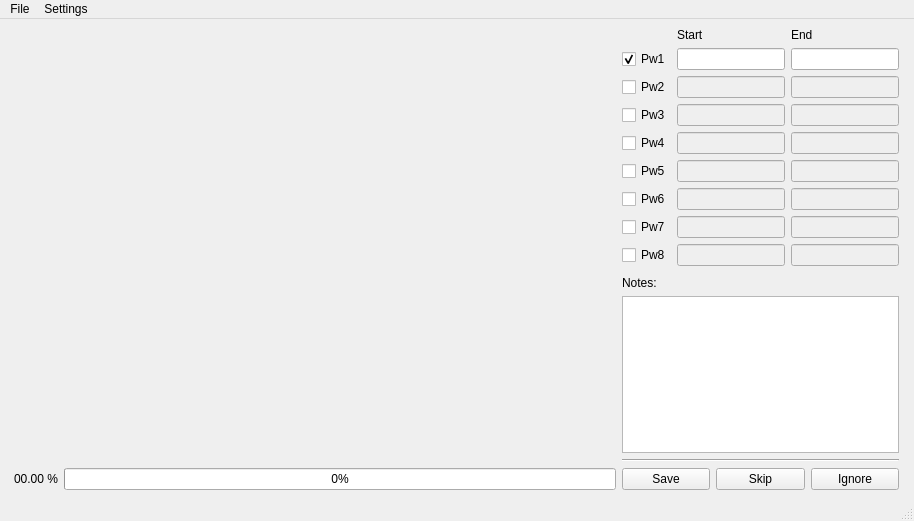
<?xml version="1.0" encoding="UTF-8"?>
<ui version="4.0">
 <class>MainWindow</class>
 <widget class="QMainWindow" name="MainWindow">
  <property name="geometry">
   <rect>
    <x>0</x>
    <y>0</y>
    <width>914</width>
    <height>521</height>
   </rect>
  </property>
  <property name="windowTitle">
   <string>MainWindow</string>
  </property>
  <widget class="QWidget" name="centralwidget">
   <layout class="QVBoxLayout" name="verticalLayout_2">
    <item>
     <layout class="QHBoxLayout" name="horizontalLayout">
      <item>
       <layout class="QVBoxLayout" name="verticalLayout_4">
        <item>
         <widget class="PlotWidget" name="graph_widget" native="true">
          <property name="sizePolicy">
           <sizepolicy hsizetype="Expanding" vsizetype="Expanding">
            <horstretch>0</horstretch>
            <verstretch>0</verstretch>
           </sizepolicy>
          </property>
         </widget>
        </item>
        <item>
         <layout class="QHBoxLayout" name="horizontalLayout_6">
          <item>
           <widget class="QLabel" name="progress_label">
            <property name="text">
             <string>00.00 %</string>
            </property>
            <property name="indent">
             <number>5</number>
            </property>
           </widget>
          </item>
          <item>
           <widget class="QProgressBar" name="progress_bar">
            <property name="value">
             <number>0</number>
            </property>
           </widget>
          </item>
         </layout>
        </item>
       </layout>
      </item>
      <item>
       <layout class="QVBoxLayout" name="verticalLayout_3">
        <item>
         <layout class="QGridLayout" name="gridLayout">
          <item row="0" column="1">
           <widget class="QLabel" name="start_wave_label">
            <property name="text">
             <string>Start</string>
            </property>
           </widget>
          </item>
          <item row="1" column="1">
           <widget class="QLineEdit" name="pw1_start_line_edit">
            <property name="sizePolicy">
             <sizepolicy hsizetype="Fixed" vsizetype="Fixed">
              <horstretch>0</horstretch>
              <verstretch>0</verstretch>
             </sizepolicy>
            </property>
            <property name="maxLength">
             <number>8</number>
            </property>
           </widget>
          </item>
          <item row="2" column="1">
           <widget class="QLineEdit" name="pw2_start_line_edit">
            <property name="enabled">
             <bool>false</bool>
            </property>
            <property name="sizePolicy">
             <sizepolicy hsizetype="Fixed" vsizetype="Fixed">
              <horstretch>0</horstretch>
              <verstretch>0</verstretch>
             </sizepolicy>
            </property>
            <property name="maxLength">
             <number>8</number>
            </property>
           </widget>
          </item>
          <item row="7" column="0">
           <widget class="QCheckBox" name="pw7_check_box">
            <property name="text">
             <string>Pw7</string>
            </property>
           </widget>
          </item>
          <item row="1" column="0">
           <widget class="QCheckBox" name="pw1_check_box">
            <property name="text">
             <string>Pw1</string>
            </property>
            <property name="checked">
             <bool>true</bool>
            </property>
           </widget>
          </item>
          <item row="7" column="2">
           <widget class="QLineEdit" name="pw7_end_line_edit">
            <property name="enabled">
             <bool>false</bool>
            </property>
            <property name="sizePolicy">
             <sizepolicy hsizetype="Fixed" vsizetype="Fixed">
              <horstretch>0</horstretch>
              <verstretch>0</verstretch>
             </sizepolicy>
            </property>
            <property name="maxLength">
             <number>8</number>
            </property>
           </widget>
          </item>
          <item row="8" column="1">
           <widget class="QLineEdit" name="pw8_start_line_edit">
            <property name="enabled">
             <bool>false</bool>
            </property>
            <property name="sizePolicy">
             <sizepolicy hsizetype="Fixed" vsizetype="Fixed">
              <horstretch>0</horstretch>
              <verstretch>0</verstretch>
             </sizepolicy>
            </property>
            <property name="maxLength">
             <number>8</number>
            </property>
           </widget>
          </item>
          <item row="4" column="2">
           <widget class="QLineEdit" name="pw4_end_line_edit">
            <property name="enabled">
             <bool>false</bool>
            </property>
            <property name="sizePolicy">
             <sizepolicy hsizetype="Fixed" vsizetype="Fixed">
              <horstretch>0</horstretch>
              <verstretch>0</verstretch>
             </sizepolicy>
            </property>
            <property name="maxLength">
             <number>8</number>
            </property>
           </widget>
          </item>
          <item row="6" column="2">
           <widget class="QLineEdit" name="pw6_end_line_edit">
            <property name="enabled">
             <bool>false</bool>
            </property>
            <property name="sizePolicy">
             <sizepolicy hsizetype="Fixed" vsizetype="Fixed">
              <horstretch>0</horstretch>
              <verstretch>0</verstretch>
             </sizepolicy>
            </property>
            <property name="maxLength">
             <number>8</number>
            </property>
           </widget>
          </item>
          <item row="5" column="2">
           <widget class="QLineEdit" name="pw5_end_line_edit">
            <property name="enabled">
             <bool>false</bool>
            </property>
            <property name="sizePolicy">
             <sizepolicy hsizetype="Fixed" vsizetype="Fixed">
              <horstretch>0</horstretch>
              <verstretch>0</verstretch>
             </sizepolicy>
            </property>
            <property name="maxLength">
             <number>8</number>
            </property>
           </widget>
          </item>
          <item row="3" column="2">
           <widget class="QLineEdit" name="pw3_end_line_edit">
            <property name="enabled">
             <bool>false</bool>
            </property>
            <property name="sizePolicy">
             <sizepolicy hsizetype="Fixed" vsizetype="Fixed">
              <horstretch>0</horstretch>
              <verstretch>0</verstretch>
             </sizepolicy>
            </property>
            <property name="maxLength">
             <number>8</number>
            </property>
           </widget>
          </item>
          <item row="1" column="2">
           <widget class="QLineEdit" name="pw1_end_line_edit">
            <property name="sizePolicy">
             <sizepolicy hsizetype="Fixed" vsizetype="Fixed">
              <horstretch>0</horstretch>
              <verstretch>0</verstretch>
             </sizepolicy>
            </property>
            <property name="maxLength">
             <number>8</number>
            </property>
           </widget>
          </item>
          <item row="5" column="0">
           <widget class="QCheckBox" name="pw5_check_box">
            <property name="text">
             <string>Pw5</string>
            </property>
           </widget>
          </item>
          <item row="5" column="1">
           <widget class="QLineEdit" name="pw5_start_line_edit">
            <property name="enabled">
             <bool>false</bool>
            </property>
            <property name="sizePolicy">
             <sizepolicy hsizetype="Fixed" vsizetype="Fixed">
              <horstretch>0</horstretch>
              <verstretch>0</verstretch>
             </sizepolicy>
            </property>
            <property name="maxLength">
             <number>8</number>
            </property>
           </widget>
          </item>
          <item row="4" column="1">
           <widget class="QLineEdit" name="pw4_start_line_edit">
            <property name="enabled">
             <bool>false</bool>
            </property>
            <property name="sizePolicy">
             <sizepolicy hsizetype="Fixed" vsizetype="Fixed">
              <horstretch>0</horstretch>
              <verstretch>0</verstretch>
             </sizepolicy>
            </property>
            <property name="maxLength">
             <number>8</number>
            </property>
           </widget>
          </item>
          <item row="7" column="1">
           <widget class="QLineEdit" name="pw7_start_line_edit">
            <property name="enabled">
             <bool>false</bool>
            </property>
            <property name="sizePolicy">
             <sizepolicy hsizetype="Fixed" vsizetype="Fixed">
              <horstretch>0</horstretch>
              <verstretch>0</verstretch>
             </sizepolicy>
            </property>
            <property name="maxLength">
             <number>8</number>
            </property>
           </widget>
          </item>
          <item row="8" column="0">
           <widget class="QCheckBox" name="pw8_check_box">
            <property name="text">
             <string>Pw8</string>
            </property>
           </widget>
          </item>
          <item row="0" column="2">
           <widget class="QLabel" name="end_wave_label">
            <property name="text">
             <string>End</string>
            </property>
           </widget>
          </item>
          <item row="8" column="2">
           <widget class="QLineEdit" name="pw8_end_line_edit">
            <property name="enabled">
             <bool>false</bool>
            </property>
            <property name="sizePolicy">
             <sizepolicy hsizetype="Fixed" vsizetype="Fixed">
              <horstretch>0</horstretch>
              <verstretch>0</verstretch>
             </sizepolicy>
            </property>
            <property name="maxLength">
             <number>8</number>
            </property>
           </widget>
          </item>
          <item row="4" column="0">
           <widget class="QCheckBox" name="pw4_check_box">
            <property name="text">
             <string>Pw4</string>
            </property>
           </widget>
          </item>
          <item row="6" column="1">
           <widget class="QLineEdit" name="pw6_start_line_edit">
            <property name="enabled">
             <bool>false</bool>
            </property>
            <property name="sizePolicy">
             <sizepolicy hsizetype="Fixed" vsizetype="Fixed">
              <horstretch>0</horstretch>
              <verstretch>0</verstretch>
             </sizepolicy>
            </property>
            <property name="maxLength">
             <number>8</number>
            </property>
           </widget>
          </item>
          <item row="3" column="0">
           <widget class="QCheckBox" name="pw3_check_box">
            <property name="text">
             <string>Pw3</string>
            </property>
           </widget>
          </item>
          <item row="6" column="0">
           <widget class="QCheckBox" name="pw6_check_box">
            <property name="text">
             <string>Pw6</string>
            </property>
           </widget>
          </item>
          <item row="2" column="0">
           <widget class="QCheckBox" name="pw2_check_box">
            <property name="text">
             <string>Pw2</string>
            </property>
           </widget>
          </item>
          <item row="3" column="1">
           <widget class="QLineEdit" name="pw3_start_line_edit">
            <property name="enabled">
             <bool>false</bool>
            </property>
            <property name="sizePolicy">
             <sizepolicy hsizetype="Fixed" vsizetype="Fixed">
              <horstretch>0</horstretch>
              <verstretch>0</verstretch>
             </sizepolicy>
            </property>
            <property name="maxLength">
             <number>8</number>
            </property>
           </widget>
          </item>
          <item row="2" column="2">
           <widget class="QLineEdit" name="pw2_end_line_edit">
            <property name="enabled">
             <bool>false</bool>
            </property>
            <property name="sizePolicy">
             <sizepolicy hsizetype="Fixed" vsizetype="Fixed">
              <horstretch>0</horstretch>
              <verstretch>0</verstretch>
             </sizepolicy>
            </property>
            <property name="maxLength">
             <number>8</number>
            </property>
           </widget>
          </item>
         </layout>
        </item>
        <item>
         <spacer name="verticalSpacer">
          <property name="orientation">
           <enum>Qt::Vertical</enum>
          </property>
          <property name="sizeHint" stdset="0">
           <size>
            <width>20</width>
            <height>40</height>
           </size>
          </property>
         </spacer>
        </item>
        <item>
         <widget class="QLabel" name="notes_label">
          <property name="text">
           <string>Notes:</string>
          </property>
         </widget>
        </item>
        <item>
         <widget class="QTextEdit" name="notes_text_edit">
          <property name="sizePolicy">
           <sizepolicy hsizetype="Preferred" vsizetype="Preferred">
            <horstretch>0</horstretch>
            <verstretch>0</verstretch>
           </sizepolicy>
          </property>
         </widget>
        </item>
        <item>
         <widget class="Line" name="line">
          <property name="orientation">
           <enum>Qt::Horizontal</enum>
          </property>
         </widget>
        </item>
        <item>
         <layout class="QHBoxLayout" name="horizontalLayout_5">
          <item>
           <widget class="QPushButton" name="save_button">
            <property name="text">
             <string>Save</string>
            </property>
           </widget>
          </item>
          <item>
           <widget class="QPushButton" name="skip_button">
            <property name="text">
             <string>Skip</string>
            </property>
           </widget>
          </item>
          <item>
           <widget class="QPushButton" name="ignore_button">
            <property name="text">
             <string>Ignore</string>
            </property>
           </widget>
          </item>
         </layout>
        </item>
       </layout>
      </item>
      <item>
       <widget class="QFrame" name="right_spacer_frame">
        <property name="frameShape">
         <enum>QFrame::StyledPanel</enum>
        </property>
        <property name="frameShadow">
         <enum>QFrame::Raised</enum>
        </property>
       </widget>
      </item>
     </layout>
    </item>
   </layout>
  </widget>
  <widget class="QMenuBar" name="menubar">
   <property name="geometry">
    <rect>
     <x>0</x>
     <y>0</y>
     <width>914</width>
     <height>22</height>
    </rect>
   </property>
   <widget class="QMenu" name="menuSettings">
    <property name="title">
     <string>Settings</string>
    </property>
    <addaction name="actionFeature_Definitions"/>
    <addaction name="actionPlot_Settings"/>
   </widget>
   <widget class="QMenu" name="menuFile">
    <property name="title">
     <string>File</string>
    </property>
    <addaction name="actionSave_Plot"/>
   </widget>
   <addaction name="menuFile"/>
   <addaction name="menuSettings"/>
  </widget>
  <widget class="QStatusBar" name="statusbar"/>
  <action name="actionFeature_Definitions">
   <property name="text">
    <string>Feature Definitions...</string>
   </property>
  </action>
  <action name="actionPlot_Settings">
   <property name="text">
    <string>Plot Settings...</string>
   </property>
  </action>
  <action name="actionSave_Plot">
   <property name="text">
    <string>Save Plot...</string>
   </property>
  </action>
 </widget>
 <customwidgets>
  <customwidget>
   <class>PlotWidget</class>
   <extends>QWidget</extends>
   <header>pyqtgraph</header>
   <container>1</container>
  </customwidget>
 </customwidgets>
 <tabstops>
  <tabstop>pw1_check_box</tabstop>
  <tabstop>pw1_start_line_edit</tabstop>
  <tabstop>pw1_end_line_edit</tabstop>
  <tabstop>pw2_check_box</tabstop>
  <tabstop>pw2_start_line_edit</tabstop>
  <tabstop>pw2_end_line_edit</tabstop>
  <tabstop>pw3_check_box</tabstop>
  <tabstop>pw3_start_line_edit</tabstop>
  <tabstop>pw3_end_line_edit</tabstop>
  <tabstop>pw4_check_box</tabstop>
  <tabstop>pw4_start_line_edit</tabstop>
  <tabstop>pw4_end_line_edit</tabstop>
  <tabstop>pw5_check_box</tabstop>
  <tabstop>pw5_start_line_edit</tabstop>
  <tabstop>pw5_end_line_edit</tabstop>
  <tabstop>pw6_check_box</tabstop>
  <tabstop>pw6_start_line_edit</tabstop>
  <tabstop>pw6_end_line_edit</tabstop>
  <tabstop>pw7_check_box</tabstop>
  <tabstop>pw7_start_line_edit</tabstop>
  <tabstop>pw7_end_line_edit</tabstop>
  <tabstop>pw8_check_box</tabstop>
  <tabstop>pw8_start_line_edit</tabstop>
  <tabstop>pw8_end_line_edit</tabstop>
  <tabstop>save_button</tabstop>
  <tabstop>skip_button</tabstop>
  <tabstop>ignore_button</tabstop>
 </tabstops>
 <resources/>
 <connections>
  <connection>
   <sender>pw2_start_line_edit</sender>
   <signal>textChanged(QString)</signal>
   <receiver>pw1_end_line_edit</receiver>
   <slot>setText(QString)</slot>
   <hints>
    <hint type="sourcelabel">
     <x>737</x>
     <y>111</y>
    </hint>
    <hint type="destinationlabel">
     <x>798</x>
     <y>73</y>
    </hint>
   </hints>
  </connection>
  <connection>
   <sender>pw1_end_line_edit</sender>
   <signal>textChanged(QString)</signal>
   <receiver>pw2_start_line_edit</receiver>
   <slot>setText(QString)</slot>
   <hints>
    <hint type="sourcelabel">
     <x>892</x>
     <y>69</y>
    </hint>
    <hint type="destinationlabel">
     <x>749</x>
     <y>113</y>
    </hint>
   </hints>
  </connection>
  <connection>
   <sender>pw2_end_line_edit</sender>
   <signal>textChanged(QString)</signal>
   <receiver>pw3_start_line_edit</receiver>
   <slot>setText(QString)</slot>
   <hints>
    <hint type="sourcelabel">
     <x>819</x>
     <y>100</y>
    </hint>
    <hint type="destinationlabel">
     <x>758</x>
     <y>136</y>
    </hint>
   </hints>
  </connection>
  <connection>
   <sender>pw3_start_line_edit</sender>
   <signal>textChanged(QString)</signal>
   <receiver>pw2_end_line_edit</receiver>
   <slot>setText(QString)</slot>
   <hints>
    <hint type="sourcelabel">
     <x>665</x>
     <y>136</y>
    </hint>
    <hint type="destinationlabel">
     <x>814</x>
     <y>113</y>
    </hint>
   </hints>
  </connection>
  <connection>
   <sender>pw3_end_line_edit</sender>
   <signal>textChanged(QString)</signal>
   <receiver>pw4_start_line_edit</receiver>
   <slot>setText(QString)</slot>
   <hints>
    <hint type="sourcelabel">
     <x>828</x>
     <y>132</y>
    </hint>
    <hint type="destinationlabel">
     <x>757</x>
     <y>167</y>
    </hint>
   </hints>
  </connection>
  <connection>
   <sender>pw4_start_line_edit</sender>
   <signal>textChanged(QString)</signal>
   <receiver>pw3_end_line_edit</receiver>
   <slot>setText(QString)</slot>
   <hints>
    <hint type="sourcelabel">
     <x>678</x>
     <y>168</y>
    </hint>
    <hint type="destinationlabel">
     <x>804</x>
     <y>136</y>
    </hint>
   </hints>
  </connection>
  <connection>
   <sender>pw5_start_line_edit</sender>
   <signal>textChanged(QString)</signal>
   <receiver>pw4_end_line_edit</receiver>
   <slot>setText(QString)</slot>
   <hints>
    <hint type="sourcelabel">
     <x>750</x>
     <y>199</y>
    </hint>
    <hint type="destinationlabel">
     <x>802</x>
     <y>173</y>
    </hint>
   </hints>
  </connection>
  <connection>
   <sender>pw4_end_line_edit</sender>
   <signal>textChanged(QString)</signal>
   <receiver>pw5_start_line_edit</receiver>
   <slot>setText(QString)</slot>
   <hints>
    <hint type="sourcelabel">
     <x>831</x>
     <y>168</y>
    </hint>
    <hint type="destinationlabel">
     <x>758</x>
     <y>193</y>
    </hint>
   </hints>
  </connection>
  <connection>
   <sender>pw5_end_line_edit</sender>
   <signal>textChanged(QString)</signal>
   <receiver>pw6_start_line_edit</receiver>
   <slot>setText(QString)</slot>
   <hints>
    <hint type="sourcelabel">
     <x>818</x>
     <y>203</y>
    </hint>
    <hint type="destinationlabel">
     <x>761</x>
     <y>228</y>
    </hint>
   </hints>
  </connection>
  <connection>
   <sender>pw6_start_line_edit</sender>
   <signal>textChanged(QString)</signal>
   <receiver>pw5_end_line_edit</receiver>
   <slot>setText(QString)</slot>
   <hints>
    <hint type="sourcelabel">
     <x>751</x>
     <y>227</y>
    </hint>
    <hint type="destinationlabel">
     <x>786</x>
     <y>203</y>
    </hint>
   </hints>
  </connection>
  <connection>
   <sender>pw6_end_line_edit</sender>
   <signal>textChanged(QString)</signal>
   <receiver>pw7_start_line_edit</receiver>
   <slot>setText(QString)</slot>
   <hints>
    <hint type="sourcelabel">
     <x>801</x>
     <y>235</y>
    </hint>
    <hint type="destinationlabel">
     <x>752</x>
     <y>259</y>
    </hint>
   </hints>
  </connection>
  <connection>
   <sender>pw7_start_line_edit</sender>
   <signal>textEdited(QString)</signal>
   <receiver>pw6_end_line_edit</receiver>
   <slot>setText(QString)</slot>
   <hints>
    <hint type="sourcelabel">
     <x>721</x>
     <y>264</y>
    </hint>
    <hint type="destinationlabel">
     <x>794</x>
     <y>235</y>
    </hint>
   </hints>
  </connection>
  <connection>
   <sender>pw7_end_line_edit</sender>
   <signal>textChanged(QString)</signal>
   <receiver>pw8_start_line_edit</receiver>
   <slot>setText(QString)</slot>
   <hints>
    <hint type="sourcelabel">
     <x>819</x>
     <y>256</y>
    </hint>
    <hint type="destinationlabel">
     <x>742</x>
     <y>290</y>
    </hint>
   </hints>
  </connection>
  <connection>
   <sender>pw8_start_line_edit</sender>
   <signal>textChanged(QString)</signal>
   <receiver>pw7_end_line_edit</receiver>
   <slot>setText(QString)</slot>
   <hints>
    <hint type="sourcelabel">
     <x>727</x>
     <y>294</y>
    </hint>
    <hint type="destinationlabel">
     <x>806</x>
     <y>266</y>
    </hint>
   </hints>
  </connection>
 </connections>
</ui>
